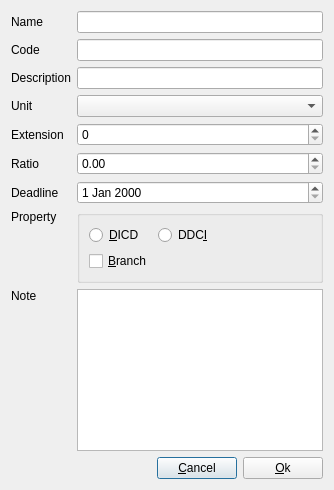
<?xml version="1.0" encoding="UTF-8"?>
<ui version="4.0">
 <class>EditNode</class>
 <widget class="QDialog" name="EditNode">
  <property name="geometry">
   <rect>
    <x>0</x>
    <y>0</y>
    <width>334</width>
    <height>490</height>
   </rect>
  </property>
  <layout class="QGridLayout" name="gridLayout_2" columnstretch="0,1,0,0">
   <item row="1" column="1" colspan="3">
    <widget class="QLineEdit" name="lineEditCode">
     <property name="sizePolicy">
      <sizepolicy hsizetype="Preferred" vsizetype="Fixed">
       <horstretch>0</horstretch>
       <verstretch>0</verstretch>
      </sizepolicy>
     </property>
    </widget>
   </item>
   <item row="5" column="0">
    <widget class="QLabel" name="labelExtension">
     <property name="text">
      <string>Extension</string>
     </property>
    </widget>
   </item>
   <item row="13" column="0" colspan="2">
    <spacer name="horizontalSpacer">
     <property name="orientation">
      <enum>Qt::Horizontal</enum>
     </property>
     <property name="sizeHint" stdset="0">
      <size>
       <width>111</width>
       <height>20</height>
      </size>
     </property>
    </spacer>
   </item>
   <item row="13" column="2">
    <widget class="QPushButton" name="pBtnCancel">
     <property name="text">
      <string>&amp;Cancel</string>
     </property>
    </widget>
   </item>
   <item row="0" column="1" colspan="3">
    <widget class="QLineEdit" name="lineEditName">
     <property name="sizePolicy">
      <sizepolicy hsizetype="Preferred" vsizetype="Fixed">
       <horstretch>0</horstretch>
       <verstretch>0</verstretch>
      </sizepolicy>
     </property>
    </widget>
   </item>
   <item row="1" column="0">
    <widget class="QLabel" name="labCode">
     <property name="text">
      <string>Code</string>
     </property>
     <property name="buddy">
      <cstring>lineEditCode</cstring>
     </property>
    </widget>
   </item>
   <item row="6" column="0">
    <widget class="QLabel" name="labelRatio">
     <property name="text">
      <string>Ratio</string>
     </property>
    </widget>
   </item>
   <item row="7" column="0">
    <widget class="QLabel" name="labelDeadline">
     <property name="text">
      <string>Deadline</string>
     </property>
    </widget>
   </item>
   <item row="2" column="1" colspan="3">
    <widget class="QLineEdit" name="lineEditDescription">
     <property name="sizePolicy">
      <sizepolicy hsizetype="Preferred" vsizetype="Fixed">
       <horstretch>0</horstretch>
       <verstretch>0</verstretch>
      </sizepolicy>
     </property>
    </widget>
   </item>
   <item row="13" column="3">
    <widget class="QPushButton" name="pBtnOk">
     <property name="text">
      <string>&amp;Ok</string>
     </property>
    </widget>
   </item>
   <item row="12" column="1" colspan="3">
    <widget class="QPlainTextEdit" name="plainTextEdit"/>
   </item>
   <item row="0" column="0">
    <widget class="QLabel" name="labName">
     <property name="text">
      <string>Name</string>
     </property>
     <property name="buddy">
      <cstring>lineEditName</cstring>
     </property>
    </widget>
   </item>
   <item row="12" column="0">
    <widget class="QLabel" name="labNote">
     <property name="sizePolicy">
      <sizepolicy hsizetype="Preferred" vsizetype="Expanding">
       <horstretch>0</horstretch>
       <verstretch>0</verstretch>
      </sizepolicy>
     </property>
     <property name="text">
      <string>Note</string>
     </property>
     <property name="alignment">
      <set>Qt::AlignLeading|Qt::AlignLeft|Qt::AlignTop</set>
     </property>
     <property name="buddy">
      <cstring>plainTextEdit</cstring>
     </property>
    </widget>
   </item>
   <item row="2" column="0">
    <widget class="QLabel" name="labDescription">
     <property name="text">
      <string>Description</string>
     </property>
     <property name="buddy">
      <cstring>lineEditDescription</cstring>
     </property>
    </widget>
   </item>
   <item row="3" column="0">
    <widget class="QLabel" name="labUnit">
     <property name="text">
      <string>Unit</string>
     </property>
     <property name="buddy">
      <cstring>comboUnit</cstring>
     </property>
    </widget>
   </item>
   <item row="10" column="0">
    <widget class="QLabel" name="labProperty">
     <property name="sizePolicy">
      <sizepolicy hsizetype="Preferred" vsizetype="Preferred">
       <horstretch>0</horstretch>
       <verstretch>0</verstretch>
      </sizepolicy>
     </property>
     <property name="text">
      <string>Property</string>
     </property>
     <property name="alignment">
      <set>Qt::AlignLeading|Qt::AlignLeft|Qt::AlignTop</set>
     </property>
     <property name="buddy">
      <cstring>rBtnDICD</cstring>
     </property>
    </widget>
   </item>
   <item row="10" column="1" rowspan="2" colspan="3">
    <widget class="QGroupBox" name="groupBox">
     <property name="title">
      <string/>
     </property>
     <layout class="QGridLayout" name="gridLayout">
      <item row="0" column="0">
       <widget class="QRadioButton" name="rBtnDICD">
        <property name="sizePolicy">
         <sizepolicy hsizetype="Preferred" vsizetype="Fixed">
          <horstretch>0</horstretch>
          <verstretch>0</verstretch>
         </sizepolicy>
        </property>
        <property name="text">
         <string>&amp;DICD</string>
        </property>
       </widget>
      </item>
      <item row="0" column="1">
       <widget class="QRadioButton" name="rBtnDDCI">
        <property name="sizePolicy">
         <sizepolicy hsizetype="Preferred" vsizetype="Fixed">
          <horstretch>0</horstretch>
          <verstretch>0</verstretch>
         </sizepolicy>
        </property>
        <property name="text">
         <string>DDC&amp;I</string>
        </property>
       </widget>
      </item>
      <item row="0" column="2">
       <spacer name="horizontalSpacer_2">
        <property name="orientation">
         <enum>Qt::Horizontal</enum>
        </property>
        <property name="sizeHint" stdset="0">
         <size>
          <width>40</width>
          <height>20</height>
         </size>
        </property>
       </spacer>
      </item>
      <item row="1" column="0">
       <widget class="QCheckBox" name="chkBoxBranch">
        <property name="sizePolicy">
         <sizepolicy hsizetype="Preferred" vsizetype="Fixed">
          <horstretch>0</horstretch>
          <verstretch>0</verstretch>
         </sizepolicy>
        </property>
        <property name="text">
         <string>&amp;Branch</string>
        </property>
       </widget>
      </item>
     </layout>
    </widget>
   </item>
   <item row="3" column="1" colspan="3">
    <widget class="QComboBox" name="comboUnit"/>
   </item>
   <item row="5" column="1" colspan="3">
    <widget class="QSpinBox" name="spinBoxExtension">
     <property name="sizePolicy">
      <sizepolicy hsizetype="Preferred" vsizetype="Fixed">
       <horstretch>0</horstretch>
       <verstretch>0</verstretch>
      </sizepolicy>
     </property>
    </widget>
   </item>
   <item row="6" column="1" colspan="3">
    <widget class="QDoubleSpinBox" name="doubleSpinBoxRatio">
     <property name="sizePolicy">
      <sizepolicy hsizetype="Preferred" vsizetype="Fixed">
       <horstretch>0</horstretch>
       <verstretch>0</verstretch>
      </sizepolicy>
     </property>
    </widget>
   </item>
   <item row="7" column="1" colspan="3">
    <widget class="QDateEdit" name="dateEditDeadline">
     <property name="sizePolicy">
      <sizepolicy hsizetype="Preferred" vsizetype="Fixed">
       <horstretch>0</horstretch>
       <verstretch>0</verstretch>
      </sizepolicy>
     </property>
    </widget>
   </item>
  </layout>
 </widget>
 <tabstops>
  <tabstop>lineEditName</tabstop>
  <tabstop>lineEditCode</tabstop>
  <tabstop>plainTextEdit</tabstop>
  <tabstop>pBtnOk</tabstop>
  <tabstop>pBtnCancel</tabstop>
  <tabstop>rBtnDICD</tabstop>
  <tabstop>rBtnDDCI</tabstop>
  <tabstop>chkBoxBranch</tabstop>
 </tabstops>
 <resources/>
 <connections/>
</ui>
